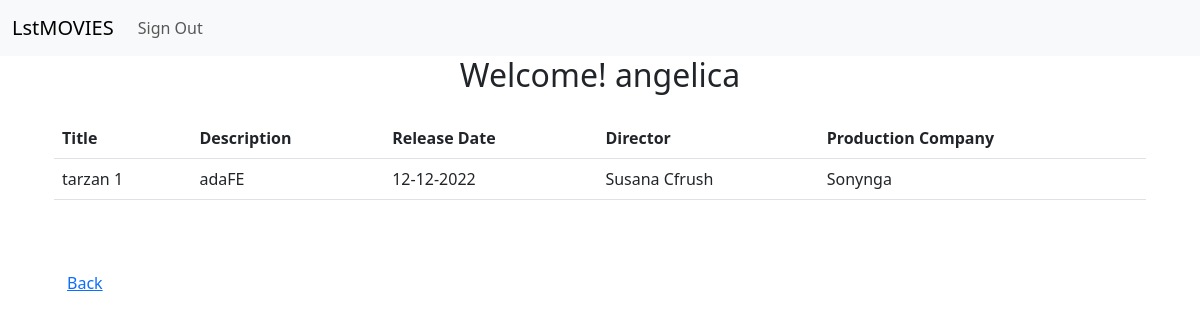
The app's page /detail_view/19/ (signed in) with its own data.
### socialapp/models.py (models this page shows, shortened)
class Movie(models.Model):
    userid = models.ForeignKey(User, on_delete=models.CASCADE, null=True)
    title = models.CharField(max_length=255)
    description = models.TextField()
    release_date = models.CharField(max_length=255)
    director = models.CharField(max_length=255)
    production_company = models.CharField(max_length=255)

### socialapp/views.py (the view)
# urls.py: path('detail_view/<id>/', detail_view, name='detail_view'),
@login_required
def detail_view(request, id):
    context = {}
    context['data'] = Movie.objects.get(id=id)
    return render(request, 'detail_view.html', context)

### socialapp/templates/detail_view.html (shortened to what this page needs)
{% extends "base.html" %}
{% block content %}
<div class="container">
		<table class="table">
			<thead>
			<tr>
				<th scope="col">Title</th>
				<th scope="col">Description</th>
				<th scope="col">Release Date</th>
				<th scope="col">Director</th>
				<th scope="col">Production Company</th>
			</tr>
			</thead>
			<tbody>
			<tr>
				<td>{{ data.title }}</td>
				<td>{{ data.description }}</td>
				<td>{{ data.release_date }}</td>
				<td>{{ data.director }}</td>
				<td>{{ data.production_company }}</td>
			</tr>
			</tbody>
		</table>
		<br>
		<br>
    	<a class="btn btn-link" href="{% url 'list_view' %}" role="button">Back</a>
</div>
{% endblock %}

### socialapp/templates/base.html (shortened to what this page needs)
{% load i18n %}
<!DOCTYPE html>
<html>
  <head>
    <link href="https://cdn.jsdelivr.net/npm/bootstrap@5.3.0-alpha3/dist/css/bootstrap.min.css" rel="stylesheet">
  </head>
  <body>
    <nav class="navbar navbar-expand-lg navbar-light bg-light">
      <div class="container-fluid">
        <a class="navbar-brand" href="{% url 'home' %}">LstMOVIES</a>
        <div class="collapse navbar-collapse" id="navbarNav">
          <ul class="navbar-nav">
            {% if user.is_authenticated %}
            <li class="nav-item">
              <a class="nav-link" href="{% url 'account_logout' %}">{% trans "Sign Out" %}</a>
            </li>
            {% endif %}
          </ul>
        </div>
      </div>
    </nav>
    <div class="container">
      {% if user.is_authenticated %}
          <h2 class="text-center">Welcome! {{ user.username }}</h2>
      {% endif %}
    </div>
    <div class="container mt-4">
      {% block content %}{% endblock %}
    </div>
  </body>
</html>

### records on screen
Movie: title "tarzan 1", description "adaFE", release_date "12-12-2022", director "Susana Cfrush", production_company "Sonynga"

### other values on screen
{{ user.username }} "angelica"
